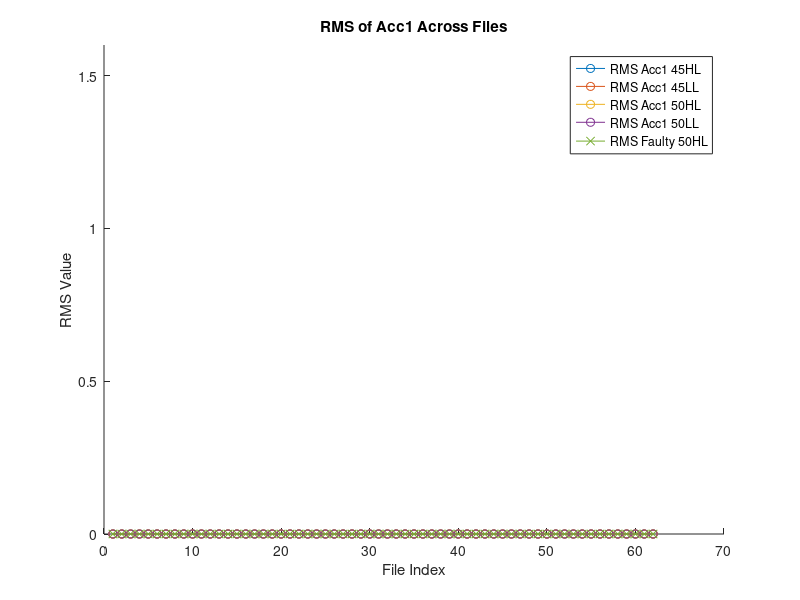
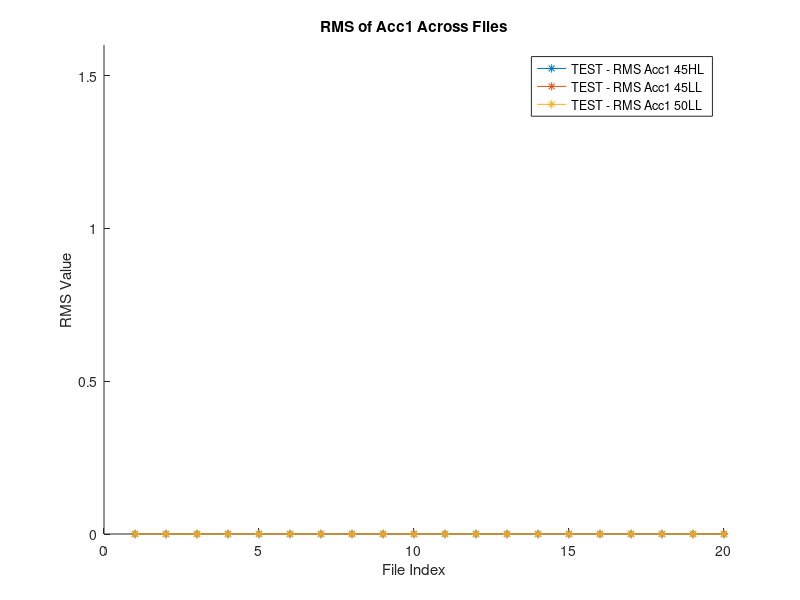
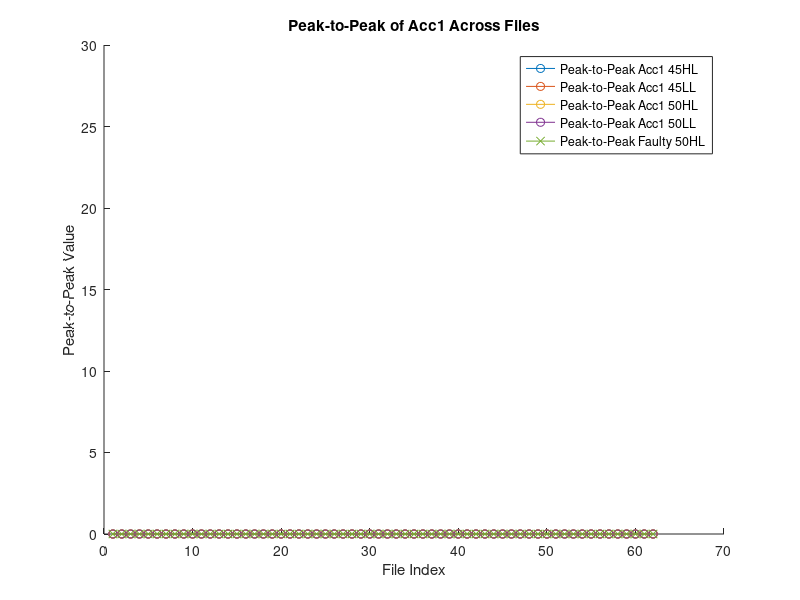
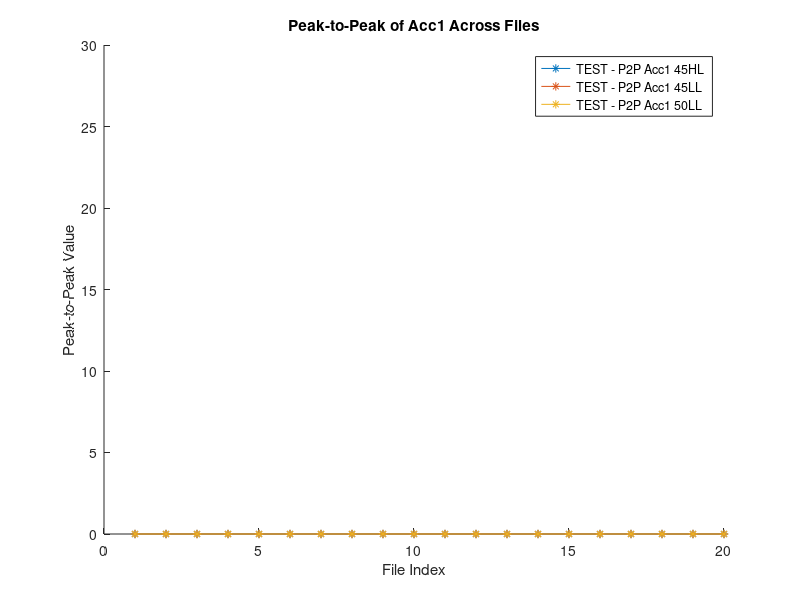

MATLAB code for these plots, in order: (Note: this script raises an error after producing the figures.)
%% 0: Clean up
clear all
clc
close all

%% 1: Set file path, importing data, and FFT
% Define the paths to the datasets
folder1 = 'G:\My Drive\Courses\Industry AI\Industry AI - Group Project\Final Project\Project 2\Training_DataSet\Baseline_45Hz_HighLoad';
folder2 = 'G:\My Drive\Courses\Industry AI\Industry AI - Group Project\Final Project\Project 2\Training_DataSet\Baseline_45Hz_LightLoad';
folder3 = 'G:\My Drive\Courses\Industry AI\Industry AI - Group Project\Final Project\Project 2\Training_DataSet\Baseline_50Hz_HighLoad';
folder4 = 'G:\My Drive\Courses\Industry AI\Industry AI - Group Project\Final Project\Project 2\Training_DataSet\Baseline_50Hz_LightLoad';
folder5 = 'G:\My Drive\Courses\Industry AI\Industry AI - Group Project\Final Project\Project 2\Training_DataSet\EccentricGear_50Hz_HighLoad';
folder6 = 'G:\My Drive\Courses\Industry AI\Industry AI - Group Project\Final Project\Project 2\Testing_DataSet\Test_45Hz_HighLoad';

Fsamp = 66664;      % Sampling frequency
N = 66664;          % Signal length
dt = 1/Fsamp;       % Time interval
t = dt:dt:1;        % Time vector
f = Fsamp*(0:(N/2))/N;  % Frequency vector for plotting FFT
fig = 1;            % Figure counter

sideband_window = 6;

% Preallocate storage arrays for features
numConditions = 5;
numFiles = 62; % Adjust based on the number of files in each folder
rms_acc1 = zeros(numFiles, numConditions);
peak2peak_acc1 = zeros(numFiles, numConditions);
kurtosis_acc1 = zeros(numFiles, numConditions);

% Loop through each folder (condition)
for j = 1:numConditions
    
    % Select folder based on condition
    switch j
        case 1
            folder = folder1;
            targetf = 45;
        case 2
            folder = folder2;
            targetf = 45;
        case 3
            folder = folder3;
            targetf = 50;
        case 4
            folder = folder4;
            targetf = 50;
        case 5
            folder = folder5;
            targetf = 50;
    end
    
    % List all .mat files in the folder
    filepattern = fullfile(folder, '*.mat');
    textfiles = dir(filepattern);
    
    % Loop through each file in the folder
    for i = 1:length(textfiles)
        % Load the data
        healthyfileName = textfiles(i).name;
        filename = fullfile(textfiles(i).folder, healthyfileName);
        fulldata = load(filename);
        data = fulldata.Gearbox.Data;
        acc1 = data(:,1);  % Input accelerometer data
        acc2 = data(:,2);  % Output accelerometer data
        tach = data(:,3);  % Tachometer data
        
        % Time-domain features
        rms_acc1(i, j) = rms(acc1);
        rms_acc2(i, j) = rms(acc2);
        rms_ratio(i, j) = rms(acc2)/rms(acc1);
        peak2peak_acc1(i, j) = max(acc1) - min(acc1);
        kurtosis_acc1(i, j) = kurtosis(acc1);
        
        % Frequency-domain analysis (FFT and sidebands)
        fft_acc1 = fft(acc1);
        P1_acc1 = abs(fft_acc1/N);

        %Amplitude at 1X        
        indices = (f > (targetf - sideband_window)) & (f < (targetf + sideband_window));
        band_frequencies = f(indices);
        band_amplitudes = P1_acc1(indices);
        [peak_acc1_aux, max_index] = max(band_amplitudes);
        fundamentalf_aux = band_frequencies(max_index);

        peak_acc1(i,j) = peak_acc1_aux;
        fundamentalf(i,j) = fundamentalf_aux;

        % Plot time-domain data for sample file (arbitrary selection)
        %{
        if i == 40
            figure(fig)
            plot(t, acc1, 'r', 'DisplayName', 'Input Acc.');
            hold on;
            plot(t, acc2, 'b', 'DisplayName', 'Output Acc.');
            xlabel('Time [s]');
            ylabel('Acceleration [m/s^2]');
            title(['Time-Domain Signal - Condition ' num2str(j)]);
            legend();
            fig = fig + 1;
        end
        
        % Plot frequency-domain data for sample file
        if i == 40
            figure(fig)
            plot(f, P1_acc1(1:N/2+1), 'r', 'DisplayName', 'Input Acc.');
            hold on;
            xlabel('Frequency [Hz]');
            ylabel('Amplitude');
            title(['Frequency-Domain Signal - Condition ' num2str(j)]);
            xlim([0 500]);
            legend();
            fig = fig + 1;
        end
        %}
        
    end
end

% Aggregate plot of extracted features across conditions
%{
figure(fig)
hold on
plot(mean(rms_acc1, 1), '-o', 'DisplayName', 'RMS Acc1');
xlabel('Condition');
ylabel('RMS Value');
title('Mean RMS Value Across Conditions');
legend();
fig = fig + 1;

figure(fig)
hold on
plot(mean(peak2peak_acc1, 1), '-o', 'DisplayName', 'Peak-to-Peak Acc1');
xlabel('Condition');
ylabel('Peak-to-Peak Value');
title('Mean Peak-to-Peak Value Across Conditions');
legend();
fig = fig + 1;

figure(fig)
hold on
plot(mean(kurtosis_acc1, 1), '-o', 'DisplayName', 'Kurtosis Acc1');
xlabel('Condition');
ylabel('Kurtosis');
title('Mean Kurtosis Across Conditions');
legend();
fig = fig + 1;
%}

%% 1: Set file path, importing data, and FFT
% Define the paths to the datasets
foldertest1 = 'G:\My Drive\Courses\Industry AI\Industry AI - Group Project\Final Project\Project 2\Testing_DataSet\Test_45Hz_HighLoad';
foldertest2 = 'G:\My Drive\Courses\Industry AI\Industry AI - Group Project\Final Project\Project 2\Testing_DataSet\Test_45Hz_LightLoad';
foldertest3 = 'G:\My Drive\Courses\Industry AI\Industry AI - Group Project\Final Project\Project 2\Testing_DataSet\Test_50Hz_LightLoad';

% Preallocate storage arrays for features
numConditionsTest = 3;
numFiles = 20; % Adjust based on the number of files in each folder
rms_acc1t = zeros(numFiles, numConditionsTest);
peak2peak_acc1t = zeros(numFiles, numConditionsTest);
kurtosis_acc1t = zeros(numFiles, numConditionsTest);

% Loop through each folder (condition)
for j = 1:numConditionsTest
    
    % Select folder based on condition
    switch j
        case 1
            folder = foldertest1;
            targetf = 45;
        case 2
            folder = foldertest2;
            targetf = 45;
        case 3
            folder = foldertest3;
            targetf = 50;
    end
    
    % List all .mat files in the folder
    filepattern = fullfile(folder, '*.mat');
    textfiles = dir(filepattern);
    
    % Loop through each file in the folder
    for i = 1:length(textfiles)
        % Load the data
        healthyfileName = textfiles(i).name;
        filename = fullfile(textfiles(i).folder, healthyfileName);
        fulldata = load(filename);
        datat = fulldata.Gearbox.Data;
        acc1t = datat(:,1);  % Input accelerometer data
        acc2t = datat(:,2);  % Output accelerometer data
        tacht = datat(:,3);  % Tachometer data
        
        % Time-domain features
        rms_acc1t(i, j) = rms(acc1t);
        rms_ratiot(i, j) = rms(acc2t)/rms(acc1t);
        peak2peak_acc1t(i, j) = max(acc1t) - min(acc1t);
        kurtosis_acc1t(i, j) = kurtosis(acc1t);
        
        % Frequency-domain analysis (FFT and sidebands)
        fft_acc1t = fft(acc1t);
        P1_acc1t = abs(fft_acc1t/N);

        %Amplitude at 1X        
        indices = (f > (targetf - sideband_window)) & (f < (targetf + sideband_window));
        band_frequencies = f(indices);
        band_amplitudes = P1_acc1t(indices);
        [peak_acc1_aux, max_index] = max(band_amplitudes);
        fundamentalf_aux = band_frequencies(max_index);

        peak_acc1t(i,j) = peak_acc1_aux;
        fundamentalft(i,j) = fundamentalf_aux 
    end
end



% Plot RMS for Acc1 and Acc2
figure(fig)
hold on
plot(rms_acc1(:, 1), '-o', 'DisplayName', 'RMS Acc1 45HL');
plot(rms_acc1(:, 2), '-o', 'DisplayName', 'RMS Acc1 45LL');
plot(rms_acc1(:, 3), '-o', 'DisplayName', 'RMS Acc1 50HL');
plot(rms_acc1(:, 4), '-o', 'DisplayName', 'RMS Acc1 50LL');
plot(rms_acc1(:, 5), '-x', 'DisplayName', 'RMS Faulty 50HL');
%plot(rms_acc1t(:, 1), '-*', 'DisplayName', 'TEST - RMS Acc1 45HL');
%plot(rms_acc1t(:, 2), '-*', 'DisplayName', 'TEST - RMS Acc1 45LL');
%plot(rms_acc1t(:, 3), '-*', 'DisplayName', 'TEST - RMS Acc1 50LL');
xlabel('File Index');
ylabel('RMS Value');
ylim([0 1.6]);
title('RMS of Acc1 Across Files');
legend();
fig = fig + 1;

figure(fig)
hold on
%plot(rms_acc1(:, 1), '-o', 'DisplayName', 'RMS Acc1 45HL');
%plot(rms_acc1(:, 2), '-o', 'DisplayName', 'RMS Acc1 45LL');
%plot(rms_acc1(:, 3), '-o', 'DisplayName', 'RMS Acc1 50HL');
%plot(rms_acc1(:, 4), '-o', 'DisplayName', 'RMS Acc1 50LL');
%plot(rms_acc1(:, 5), '-x', 'DisplayName', 'RMS Faulty 50HL');
plot(rms_acc1t(:, 1), '-*', 'DisplayName', 'TEST - RMS Acc1 45HL');
plot(rms_acc1t(:, 2), '-*', 'DisplayName', 'TEST - RMS Acc1 45LL');
plot(rms_acc1t(:, 3), '-*', 'DisplayName', 'TEST - RMS Acc1 50LL');
xlabel('File Index');
ylabel('RMS Value');
ylim([0 1.6]);
title('RMS of Acc1 Across Files');
legend();
fig = fig + 1;







% Plot Peak-to-Peak for Acc1 and Acc2
figure(fig)
hold on
plot(peak2peak_acc1(:, 1), '-o', 'DisplayName', 'Peak-to-Peak Acc1 45HL');
plot(peak2peak_acc1(:, 2), '-o', 'DisplayName', 'Peak-to-Peak Acc1 45LL');
plot(peak2peak_acc1(:, 3), '-o', 'DisplayName', 'Peak-to-Peak Acc1 50HL');
plot(peak2peak_acc1(:, 4), '-o', 'DisplayName', 'Peak-to-Peak Acc1 50LL');
plot(peak2peak_acc1(:, 5), '-x', 'DisplayName', 'Peak-to-Peak Faulty 50HL');
%plot(peak2peak_acc1t(:, 1), '-*', 'DisplayName', 'TEST - P2P Acc1 45HL');
%plot(peak2peak_acc1t(:, 2), '-*', 'DisplayName', 'TEST - P2P Acc1 45LL');
%plot(peak2peak_acc1t(:, 3), '-*', 'DisplayName', 'TEST - P2P Acc1 50LL');
xlabel('File Index');
ylabel('Peak-to-Peak Value');
ylim([0 30]);
title('Peak-to-Peak of Acc1 Across Files');
legend();
fig = fig + 1

figure(fig)
hold on
%plot(peak2peak_acc1(:, 1), '-o', 'DisplayName', 'Peak-to-Peak Acc1 45HL');
%plot(peak2peak_acc1(:, 2), '-o', 'DisplayName', 'Peak-to-Peak Acc1 45LL');
%plot(peak2peak_acc1(:, 3), '-o', 'DisplayName', 'Peak-to-Peak Acc1 50HL');
%plot(peak2peak_acc1(:, 4), '-o', 'DisplayName', 'Peak-to-Peak Acc1 50LL');
%plot(peak2peak_acc1(:, 5), '-x', 'DisplayName', 'Peak-to-Peak Faulty 50HL');
plot(peak2peak_acc1t(:, 1), '-*', 'DisplayName', 'TEST - P2P Acc1 45HL');
plot(peak2peak_acc1t(:, 2), '-*', 'DisplayName', 'TEST - P2P Acc1 45LL');
plot(peak2peak_acc1t(:, 3), '-*', 'DisplayName', 'TEST - P2P Acc1 50LL');
xlabel('File Index');
ylabel('Peak-to-Peak Value');
ylim([0 30]);
title('Peak-to-Peak of Acc1 Across Files');
legend();
fig = fig + 1;

% Plot Kurtosis for Acc1 and Acc2
figure(fig)
hold on
plot(kurtosis_acc1(:, 1), '-o', 'DisplayName', 'Kurtosis Acc1 45HL');
plot(kurtosis_acc1(:, 2), '-o', 'DisplayName', 'Kurtosis Acc1 45LL');
plot(kurtosis_acc1(:, 3), '-o', 'DisplayName', 'Kurtosis Acc1 50HL');
plot(kurtosis_acc1(:, 4), '-o', 'DisplayName', 'Kurtosis Acc1 50LL');
plot(kurtosis_acc1(:, 5), '-x', 'DisplayName', 'Kurtosis Faulty 50HL');
%plot(kurtosis_acc1t(:, 1), '-*', 'DisplayName', 'TEST - Kurtosis Acc1 45HL');
%plot(kurtosis_acc1t(:, 2), '-*', 'DisplayName', 'TEST - Kurtosis Acc1 45LL');
%plot(kurtosis_acc1t(:, 3), '-*', 'DisplayName', 'TEST - Kurtosis Acc1 50LL');
xlabel('File Index');
ylabel('Kurtosis');
ylim([0 11]);
title('Kurtosis of Acc1 Across Files');
legend();
fig = fig + 1;

figure(fig)
hold on
%plot(kurtosis_acc1(:, 1), '-o', 'DisplayName', 'Kurtosis Acc1 45HL');
%plot(kurtosis_acc1(:, 2), '-o', 'DisplayName', 'Kurtosis Acc1 45LL');
%plot(kurtosis_acc1(:, 3), '-o', 'DisplayName', 'Kurtosis Acc1 50HL');
%plot(kurtosis_acc1(:, 4), '-o', 'DisplayName', 'Kurtosis Acc1 50LL');
%plot(kurtosis_acc1(:, 5), '-x', 'DisplayName', 'Kurtosis Faulty 50HL');
plot(kurtosis_acc1t(:, 1), '-*', 'DisplayName', 'TEST - Kurtosis Acc1 45HL');
plot(kurtosis_acc1t(:, 2), '-*', 'DisplayName', 'TEST - Kurtosis Acc1 45LL');
plot(kurtosis_acc1t(:, 3), '-*', 'DisplayName', 'TEST - Kurtosis Acc1 50LL');
xlabel('File Index');
ylabel('Kurtosis');
ylim([0 11]);
title('Kurtosis of Acc1 Across Files');
legend();
fig = fig + 1;

% Plot peak for Acc1
figure(fig)
hold on
plot(peak_acc1(:, 1), '-o', 'DisplayName', '1X Amp Acc1 45HL');
plot(peak_acc1(:, 2), '-o', 'DisplayName', '1X Amp Acc1 45LL');
plot(peak_acc1(:, 3), '-o', 'DisplayName', '1X Amp Acc1 50HL');
plot(peak_acc1(:, 4), '-o', 'DisplayName', '1X Amp Acc1 50LL');
plot(peak_acc1(:, 5), '-x', 'DisplayName', '1X Amp Faulty 50HL');
%plot(peak_acc1t(:, 1), '-*', 'DisplayName', 'TEST - 1X Amp Acc1 45HL');
%plot(peak_acc1t(:, 2), '-*', 'DisplayName', 'TEST - 1X Amp Acc1 45LL');
%plot(peak_acc1t(:, 3), '-*', 'DisplayName', 'TEST - 1X Amp Acc1 50LL');
xlabel('File Index');
ylabel('Amplitude at 1X');
ylim([0 0.1]);
title('Amplitude of Acc1 Across Files');
legend();
fig = fig + 1

figure(fig)
hold on
%plot(peak_acc1(:, 1), '-o', 'DisplayName', '1X Amp Acc1 45HL');
%plot(peak_acc1(:, 2), '-o', 'DisplayName', '1X Amp Acc1 45LL');
%plot(peak_acc1(:, 3), '-o', 'DisplayName', '1X Amp Acc1 50HL');
%plot(peak_acc1(:, 4), '-o', 'DisplayName', '1X Amp Acc1 50LL');
%plot(peak_acc1(:, 5), '-x', 'DisplayName', '1X Amp Faulty 50HL');
plot(peak_acc1t(:, 1), '-*', 'DisplayName', 'TEST - 1X Amp Acc1 45HL');
plot(peak_acc1t(:, 2), '-*', 'DisplayName', 'TEST - 1X Amp Acc1 45LL');
plot(peak_acc1t(:, 3), '-*', 'DisplayName', 'TEST - 1X Amp Acc1 50LL');
xlabel('File Index');
ylabel('Amplitude at 1X');
ylim([0 0.1]);
title('Amplitude of Acc1 Across Files');
legend();
fig = fig + 1;

% Save extracted feature data
save('extracted_features.mat', 'rms_acc1', 'peak2peak_acc1', 'kurtosis_acc1');


O1 = [rms_acc1(:,1) peak2peak_acc1(:,1) kurtosis_acc1(:,1) fundamentalf(:,1)];
O2 = [rms_acc1(:,2) peak2peak_acc1(:,2) kurtosis_acc1(:,2) fundamentalf(:,2)];
O3 = [rms_acc1(:,3) peak2peak_acc1(:,3) kurtosis_acc1(:,3) fundamentalf(:,3)];
O4 = [rms_acc1(:,4) peak2peak_acc1(:,4) kurtosis_acc1(:,4) fundamentalf(:,4)];
O5 = [rms_acc1(:,5) peak2peak_acc1(:,5) kurtosis_acc1(:,5) fundamentalf(:,5)];


outputfile1 = 'features_baseline_45Hz_HighLoad.dat';
outputfile2 = 'features_baseline_45Hz_LightLoad.dat';
outputfile3 = 'features_baseline_50Hz_HighLoad.dat';
outputfile4 = 'features_baseline_50Hz_LightLoad.dat';
outputfile5 = 'features_defective_baseline_50Hz_HighLoad.dat';

%fprintf(fileID2,'rms \t p2p \t kurt \t ff \n');

fileID1 = fopen(outputfile1,'w');
[nRows, nCols] = size(O1);
for row = 1:nRows
    fprintf(fileID1, '%.6f\t ', O1(row, :)); 
    fprintf(fileID1, '\n'); 
end
fclose(fileID1);

fileID2 = fopen(outputfile2,'w');
[nRows, nCols] = size(O2);
for row = 1:nRows
    fprintf(fileID2, '%.6f\t ', O2(row, :)); 
    fprintf(fileID2, '\n'); 
end
fclose(fileID2);

fileID3 = fopen(outputfile3,'w');
[nRows, nCols] = size(O3);
for row = 1:nRows
    fprintf(fileID3, '%.6f\t ', O3(row, :)); 
    fprintf(fileID3, '\n'); 
end
fclose(fileID3);

fileID4 = fopen(outputfile4,'w');
[nRows, nCols] = size(O4);
for row = 1:nRows
    fprintf(fileID4, '%.6f\t ', O4(row, :)); 
    fprintf(fileID4, '\n'); 
end
fclose(fileID4);

fileID5 = fopen(outputfile5,'w');
[nRows, nCols] = size(O5);
for row = 1:nRows
    fprintf(fileID5, '%.6f\t ', O5(row, :)); 
    fprintf(fileID5, '\n'); 
end
fclose(fileID5);


%%-----------------------------------------------------------------------------------------------


O1t = [rms_acc1t(:,1) peak2peak_acc1t(:,1) kurtosis_acc1t(:,1) fundamentalft(:,1)];
O2t = [rms_acc1t(:,2) peak2peak_acc1t(:,2) kurtosis_acc1t(:,2) fundamentalft(:,2)];
O3t = [rms_acc1t(:,3) peak2peak_acc1t(:,3) kurtosis_acc1t(:,3) fundamentalft(:,3)];



outputfile1t = 'features_testing_45Hz_HighLoad.dat';
outputfile2t = 'features_testing_45Hz_LightLoad.dat';
outputfile3t = 'features_testing_50Hz_LightLoad.dat';

%fprintf(fileID2,'rms \t p2p \t kurt \t ff \n');

fileID1t = fopen(outputfile1t,'w');
[nRows, nCols] = size(O1t);
for row = 1:nRows
    fprintf(fileID1t, '%.6f\t ', O1t(row, :)); 
    fprintf(fileID1t, '\n'); 
end
fclose(fileID1t);

fileID2t = fopen(outputfile2t,'w');
[nRows, nCols] = size(O2t);
for row = 1:nRows
    fprintf(fileID2t, '%.6f\t ', O2t(row, :)); 
    fprintf(fileID2t, '\n'); 
end
fclose(fileID2t);

fileID3t = fopen(outputfile3t,'w');
[nRows, nCols] = size(O3t);
for row = 1:nRows
    fprintf(fileID3t, '%.6f\t ', O3t(row, :)); 
    fprintf(fileID3t, '\n'); 
end
fclose(fileID3t);

